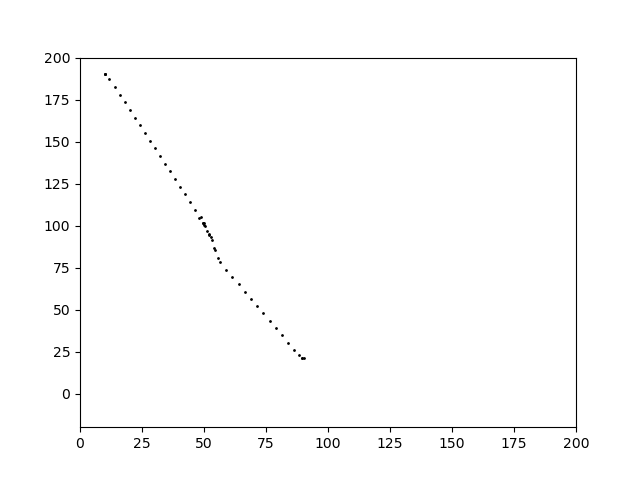

Write Python code to recreate this figure.

from matplotlib.patches import Rectangle
import matplotlib.pyplot as plt
import numpy as np
import math



class World:
    def __init__(self):
        self.obstacle_x = 70
        self.obstacle_y  = 90
        self.obstacle_width = 60
        self.obstacle_height = 60
        self.vehicle1_x = 30
        self.vehicle1_y = 10
        self.vehicle2_x = 120
        self.vehicle2_y = 10
        self.robot_x = 0
        self.robot_y = 180
        self.robot_theta = 0
        self.vehicle_width = 30
        self.vehicle_height = 20
        self.padding = 5
        self.robot_start = [self.robot_x + 10, self.robot_y + self.vehicle_height/2,0]
        self.robot_goal = [self.vehicle1_x + self.vehicle_width + 30, 10 + self.vehicle_height/2,0]
        self.robot_wheelRadius = 1
        self.robot_wheelBase = 10
        self.vel_L = [5,2,1,0,-1,-2,-5]
        self.vel_R = [5,2,1,0,-1,-2,-5]
        self.park_point = False
        self.robot_boundary = [[self.robot_x,self.robot_y,1],[self.robot_x+self.vehicle_width,self.robot_y,1],[self.robot_x+self.vehicle_width,self.robot_y+self.vehicle_height,1],[self.robot_x,self.robot_y+self.vehicle_height,1]]
        self.obstacle = [[self.obstacle_x-self.padding,self.obstacle_y-self.padding],[self.obstacle_x+self.obstacle_width+self.padding,self.obstacle_y-self.padding],[self.obstacle_x+self.obstacle_width+self.padding,self.obstacle_y+self.obstacle_height+self.padding],[self.obstacle_x-self.padding,self.obstacle_y+self.obstacle_height+self.padding]]
        self.vehicle1 = [[self.vehicle1_x-self.padding,self.vehicle1_y-self.padding],[self.vehicle1_x+self.vehicle_width+self.padding,self.vehicle1_y-self.padding],[self.vehicle1_x+self.vehicle_width+self.padding,self.vehicle1_y+self.vehicle_height+self.padding],[self.vehicle1_x-self.padding,self.vehicle1_y+self.vehicle_height+self.padding]]
        self.vehicle2 = [[self.vehicle2_x-self.padding,self.vehicle2_y-self.padding],[self.vehicle2_x+self.vehicle_width+self.padding,self.vehicle2_y-self.padding],[self.vehicle2_x+self.vehicle_width+self.padding,self.vehicle2_y+self.vehicle_height+self.padding],[self.vehicle2_x-self.padding,self.vehicle2_y+self.vehicle_height+self.padding]]
        self.robot_bound = [[-10,10,10,-10],[-10,-10,10,10],[1,1,1,1]]


    def world_create(self,x,y,theta):
        fig = plt.figure("Animation")
        ax = fig.add_subplot(111)
        obstacle_draw = Rectangle((self.obstacle_x, self.obstacle_y),self.obstacle_width,self.obstacle_height,color= "black")
        vehicle1_draw = Rectangle((self.vehicle1_x,self.vehicle1_y),self.vehicle_width,self.vehicle_height,color='blue')
        vehicle2_draw = Rectangle((self.vehicle2_x,self.vehicle2_y),self.vehicle_width,self.vehicle_height,color='blue')
        robot_draw = Rectangle((self.robot_x,self.robot_y),self.vehicle_width,self.vehicle_height,color='yellow')
        parking_position = Rectangle((self.vehicle1_x+self.vehicle_width+10,5),self.vehicle_width+10,self.vehicle_height+10,fc='none',ec='g',lw=2)
        ax.add_patch(robot_draw)
        ax.add_patch(vehicle1_draw)
        ax.add_patch(vehicle2_draw)
        ax.add_patch(obstacle_draw)
        ax.add_patch(parking_position)
        plt.plot(x,y,"sk")
        boundary = self.boundry(x,y,theta)
        X = []
        Y = []
        for x,y in boundary:
            X.append(x)
            Y.append(y)
        plt.plot(X,Y)
        plt.xlim([0,200])
        plt.ylim([-20,200])
        for point in trajectory:
            plt.scatter(point[0],point[1],color="black",s=1)
        return

    def neighbours(self,x,y,theta):
        neighbours = []
        for vr in self.vel_R:
            for vl in self.vel_L:
                if vl == 0 and vr == 0:
                    continue
                    #break
                vel = (vl+vr)/2
                x_dot = vel * math.cos(theta*(math.pi/180))
                y_dot = vel * math.sin(theta*(math.pi/180))
                theta_dot = (self.robot_wheelRadius/(2*self.robot_wheelBase)) * (vl-vr)*(180/math.pi)
                if(self.valid_point(x+x_dot,y+y_dot,theta+theta_dot)):
                    neighbours.append([round(x+x_dot,2),round(y+y_dot,2),(round(theta+theta_dot,2))%360,vl,vr])
        return neighbours
    
    def valid_point(self,x,y,theta):
        boundary = self.boundry(x,y,theta)
        if x < 1 or y < self.vehicle_height or x > 200 - self.vehicle_width or y > 200 - self.vehicle_height/2.0:
            return False
        collision_check1 = self.intersection_check(boundary,self.obstacle)
        collision_check2 = self.intersection_check(boundary,self.vehicle1)
        collision_check3 = self.intersection_check(boundary,self.vehicle2)
        if (collision_check1 or collision_check2 or collision_check3):
            return False
        return True

    def boundry(self,x,y,theta):
        theta_new = (theta - self.robot_start[2])*(math.pi/180)
        homo_matrix = [[math.cos(theta_new),-math.sin(theta_new),x],[math.sin(theta_new),math.cos(theta_new),y]]
        matrix = np.dot(homo_matrix,self.robot_bound)
        updated_boundary =  [[matrix[0][0],matrix[1][0]],[matrix[0][1],matrix[1][1]],[matrix[0][2],matrix[1][2]],[matrix[0][3],matrix[1][3]]]
        return updated_boundary
    
    def intersection_check(self,polygonA, polygonB):
        polygons = [polygonA,polygonB]
        minA, minB, maxA, maxB, projected, i, j, k = None, None, None, None, None, None, None, None
        for i in range(len(polygons)):
            polygon = polygons[i]
            for j in range(len(polygon)):
                vertice_1 = j
                vertice_2 = (vertice_1 + 1) % len(polygon)
                p1 = polygon[vertice_1]
                p2 = polygon[vertice_2]
                normal = {'x':p2[1] - p1[1],'y':p1[0]-p2[0]}
                minA, maxA = None, None 
                for k in range(len(polygonA)):
                    projected = normal['x'] * polygonA[k][0] + normal['y']*polygonA[k][1]
                    if (minA is None) or (projected < minA):
                        minA = projected
                    if (maxA is None) or (projected > maxA):
                        maxA = projected

                minB, maxB = None, None 
                for k in range(len(polygonB)):
                    projected = normal['x'] * polygonB[k][0] + normal['y']*polygonB[k][1]
                    if (minB is None) or (projected < minB):
                        minB = projected
                    if (maxB is None) or (projected > maxB):
                        maxB = projected
                if (maxA < minB) or (maxB < minA):
                    return False
        return True
                
    def hurestic_function(self,x,y,theta,vl,vr):
        _theta = 0
        theta = (theta+360)%360
        vel = (vl+vr)/2
        reverse_penalty = 0
        parking_penalty = 0
        distance = math.sqrt((pow(self.robot_goal[0]-x,2)+pow(self.robot_goal[1]-y,2)))

        if self.straight_available(x,y) and not(x > self.robot_goal[0]-1 and y > self.robot_goal[1]-1 and x <self.robot_goal[0]+1 and y <self.robot_goal[1]+1):
            _theta = abs((360 + (math.atan2(y-self.robot_goal[1],x-self.robot_goal[0]))*(180/math.pi))%360 - theta+180)
        else:
            _theta = (self.robot_goal[2]-theta+360)%360
        if vel < 0:
            reverse_penalty = 1
        
        if (x>self.robot_goal[0]-1 and y>self.robot_goal[1]-1 and x < self.robot_goal[0]+1 and y < self.robot_goal[1]+1):
            self.park_point = True
        
        if self.park_point and not(x>self.robot_goal[0]-1 and y>self.robot_goal[1]-1 and x < self.robot_goal[0]+1 and y < self.robot_goal[1]+1) and self.vel_L == self.vel_R:
            parking_penalty = 180

        hurestic = distance + _theta + reverse_penalty + parking_penalty
        return hurestic

    def straight_available(self,x,y):
        boundary_line = [[x,y],[self.robot_goal[0],self.robot_goal[1]],[self.robot_goal[0]+1,self.robot_goal[1]],[x+1,y]]
        if (self.intersection_check(boundary_line,self.obstacle)) or (self.intersection_check(boundary_line,self.vehicle1)):
            return False
        return True
                
    def cost(self,x1,y1,x2,y2):
        distance = math.sqrt((pow(x1-x2,2)+pow(y1-y2,2)))
        return distance

    def priority(self,queue):
        min = math.inf
        index = 0
        for i in range(len(queue)):
            _,value,_,_ = queue[i]
            if value < min:
                min = value
                index = i
        return index
    
    def visit_checker(self,curr_node,visited):
        for x,y,theta in visited:
            if curr_node[0] == x and curr_node[1] == y and curr_node[2] == theta:
                return True
        return False

    def A_star_algo(self):
        queue = []
        visited = []
        start = self.robot_start
        f = 0
        g = 0
        path = [start]
        queue.append((start,f,g,path))
        while len(queue) > 0:
            index = self.priority(queue)
            (shortest,_,g_value,path) = queue[index]
            queue.pop(index)
            if not (self.visit_checker((round(shortest[0]),round(shortest[1]),round(shortest[2])),visited)):
                visited.append([round(shortest[0]),round(shortest[1]),round(shortest[2])])
                if shortest[2] > 180:
                    angle = 360 - shortest[2]
                else:
                    angle = shortest[2]
                
                if round(shortest[0]) <= self.robot_goal[0]+1 and round(shortest[0]) >= self.robot_goal[0]-1 and round(shortest[1]) <= self.robot_goal[1]+1 and round(shortest[1]) >= self.robot_goal[1]-1 and angle <= self.robot_goal[2]+5 and angle >= self.robot_goal[2]-5:
                    return path
                neighbours = self.neighbours(shortest[0],shortest[1],shortest[2])
                for neighbour in neighbours:
                    #print(neighbour)
                    vl = neighbour[3]
                    vr = neighbour[4]
                    t_g = g_value + (0.1*self.cost(shortest[0],shortest[1],neighbour[0],neighbour[1]))
                    t_f = t_g +(0.9*self.hurestic_function(neighbour[0],neighbour[1],neighbour[2],vl,vr))
                    queue.append((neighbour,t_f,t_g,path + [neighbour]))
        return path

if __name__ == "__main__":
    diff_drive_world = World()
    trajectory = diff_drive_world.A_star_algo()
    print("Reached")
    print(trajectory[-1])
    for point in trajectory:
        plt.cla()
        diff_drive_world.world_create(point[0],point[1],point[2])
        plt.pause(0.00001)

        


plt.figure("Axle Path")
plt.xlim([0,200])
plt.ylim([-20,200])
for point in trajectory:
    plt.scatter(point[0],point[1],color="black",s=1)

plt.show()

        
